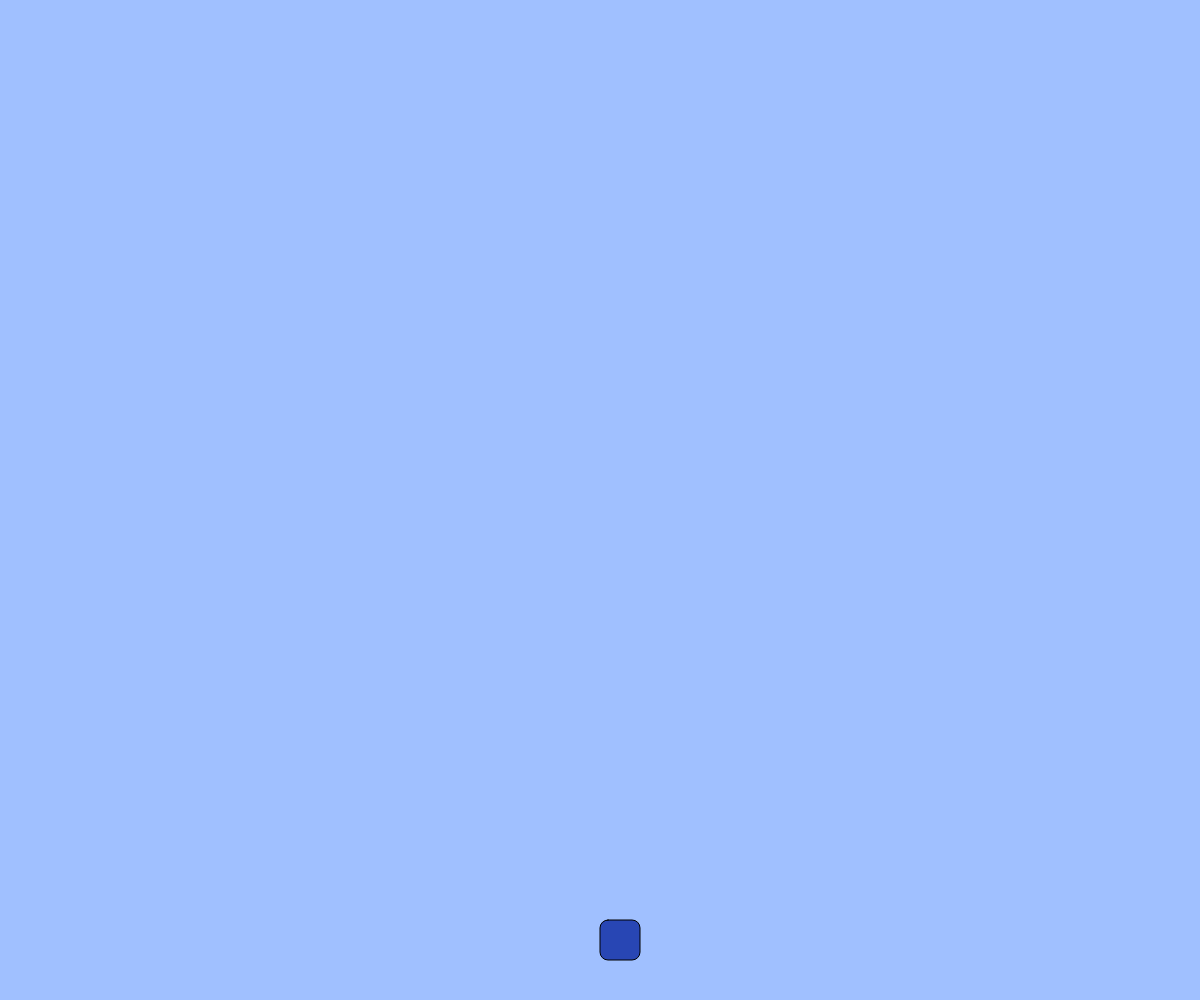
Frame 1 (no input)
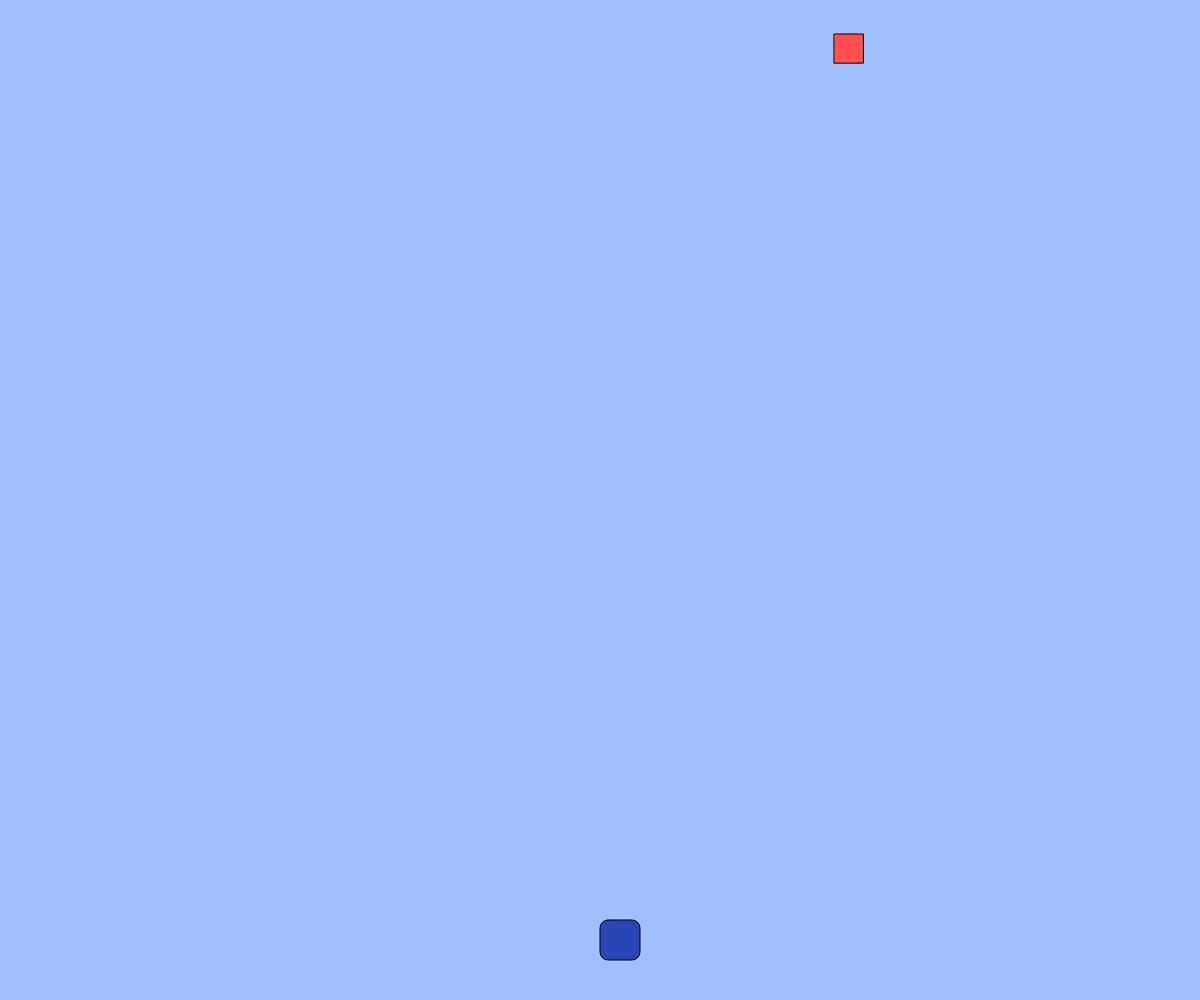
Frame 60 (no input)
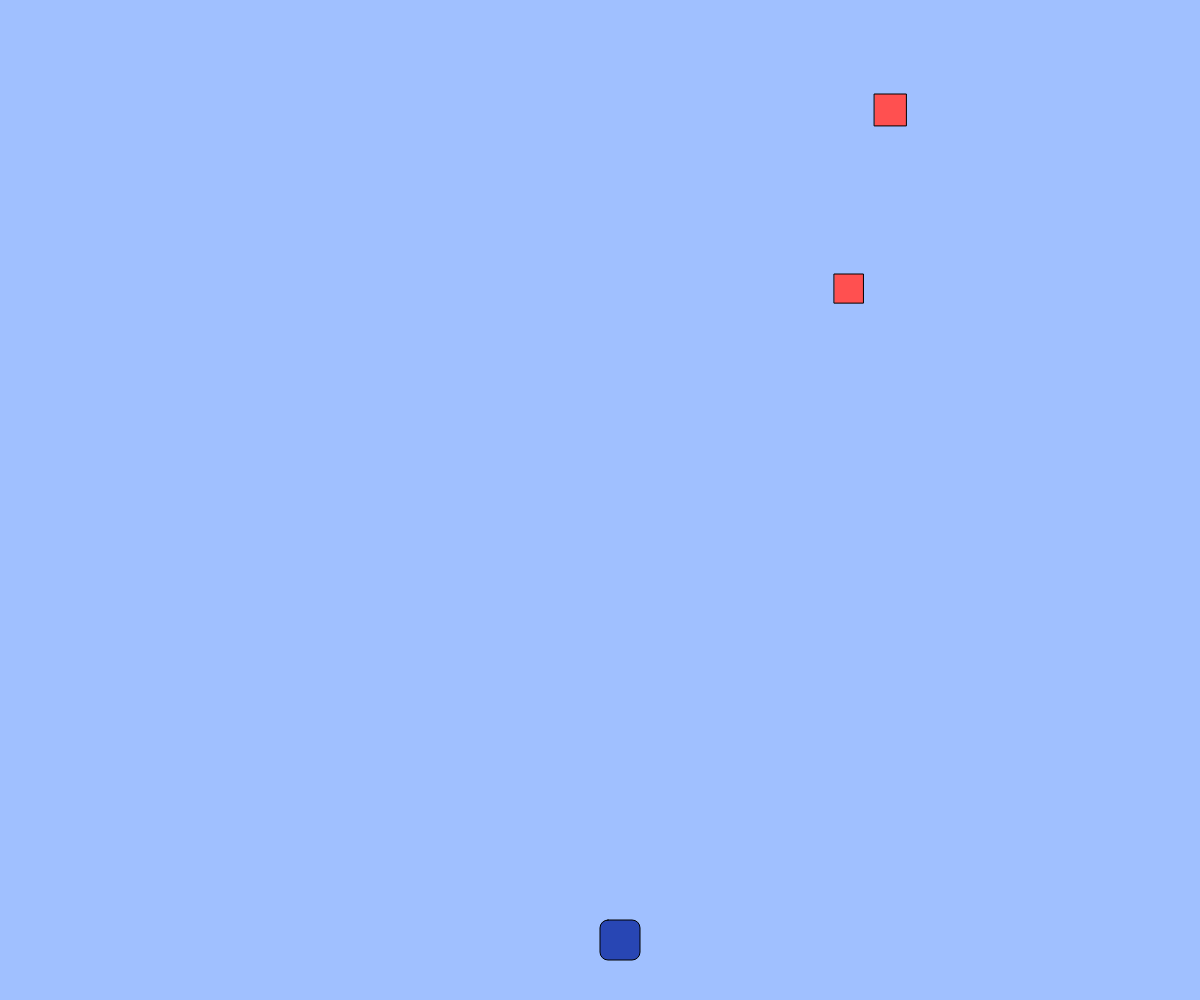
Frame 120 (the mouse pressed at the canvas centre since frame 60)

The p5.js sketch that drew these frames (run headless with seeded random() and noise() and a simulated clock; from frame 60 on, the mouse is pressed at the canvas centre):

// p5.js sketch
// ── sketch.js
let player;
let obstacles = [];
let gameOver = false;
let obstacleSpeed = 4;
let gameTime = 0;

function setup() {
  createCanvas(windowWidth, windowHeight);

  player = {
    x: width / 2,
    y: height - 80,
    size: 40,
    speed: 7
  };
}

function draw() {
  // 背景色を時間によって変化させる
  changeBackground();

  if (gameOver) {
    fill(255, 50, 50);
    textAlign(CENTER);
    textSize(45);
    text("GAME OVER", width / 2, height / 2);

    textSize(20);
    fill(255);
    text("PRESS R TO RESTART", width / 2, height / 2 + 50);
    return;
  }

  gameTime++;

  movePlayer();
  drawPlayer();

  // 障害物を定期的に生成
  if (frameCount % 45 == 0) {
    obstacles.push({
      x: random(20, width - 40),
      y: -30,
      size: random(25, 45),
      speed: obstacleSpeed
    });
  }

  // 障害物の移動と描画
  for (let i = 0; i < obstacles.length; i++) {
    obstacles[i].y += obstacles[i].speed;

    fill(255, 80, 80);
    rect(
      obstacles[i].x,
      obstacles[i].y,
      obstacles[i].size,
      obstacles[i].size
    );

    // 衝突判定
    if (
      player.x < obstacles[i].x + obstacles[i].size &&
      player.x + player.size > obstacles[i].x &&
      player.y < obstacles[i].y + obstacles[i].size &&
      player.y + player.size > obstacles[i].y
    ) {
      gameOver = true;
    }
  }

  // 画面外の障害物を削除
  obstacles = obstacles.filter(obstacle => obstacle.y < height);

  // 時間経過で難易度を上げる
  if (gameTime % 600 == 0) {
    obstacleSpeed += 0.5;
  }
}

function changeBackground() {
  let cycleTime = gameTime % 3600;

  if (cycleTime < 1200) {
    // 昼
    background(160, 192, 255);
  }
  else if (cycleTime < 2400) {
    // 夕方
    background(255, 170, 120);
  }
  else {
    // 夜
    background(30, 35, 80);
  }
}

// プレイヤーの移動
function movePlayer() {
  let currentSpeed = player.speed;

  // スペースキーを押している間は高速移動
  if (keyIsDown(UP_ARROW)) {
    currentSpeed = player.speed * 2;
  }

  if (keyIsDown(LEFT_ARROW)) {
    player.x -= currentSpeed;
  }

  if (keyIsDown(RIGHT_ARROW)) {
    player.x += currentSpeed;
  }

  player.x = constrain(player.x, 0, width - player.size);
}

// プレイヤーの描画
function drawPlayer() {
  fill(40, 70, 180);
  rect(player.x, player.y, player.size, player.size, 8);
}

// キーボード操作
function keyPressed() {
  if (key == 'r' || key == 'R') {
    restartGame();
  }
}

// ゲームの再スタート
function restartGame() {
  player.x = width / 2;
  obstacles = [];
  obstacleSpeed = 4;
  gameTime = 0;
  gameOver = false;
}

function windowResized() {
  resizeCanvas(windowWidth, windowHeight);
  player.y = height - 80;
}
